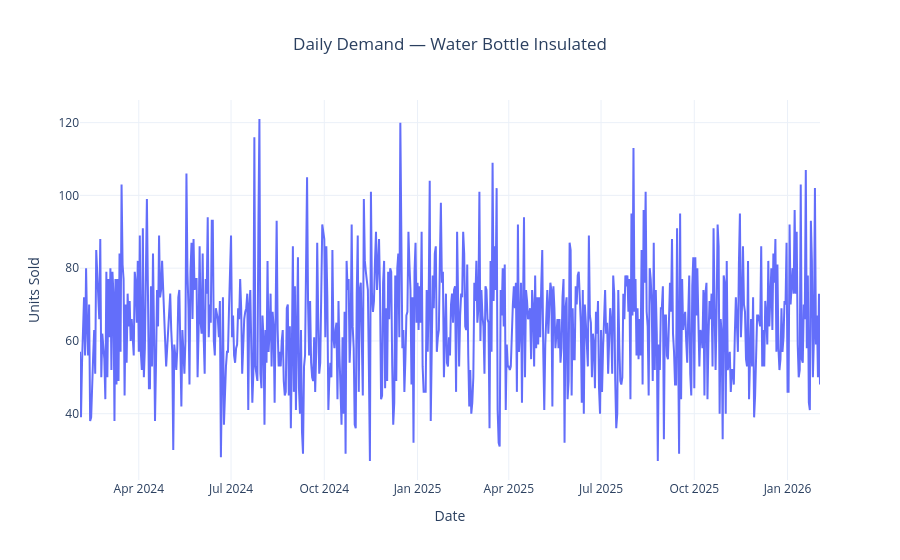

Source (notebook cell):
### Markdown cell above
## 9. Product-Level Daily Demand

Daily demand for the selected product is visualized before aggregation.

### Code cell
fig = px.line(
    product_daily,
    x="date",
    y="quantity",
    title=f"Daily Demand — {selected_product}",
    labels={"date": "Date", "quantity": "Units Sold"},
    template="plotly_white"
)

fig.update_traces(
    hovertemplate="Date: %{x}<br>Demand: %{y:,.0f} units<extra></extra>"
)

fig.update_layout(title_x=0.5)
fig.show()

### Figure 1 — Plotly figure (JSON) as saved in the notebook; plotly's stock layout.template omitted (floating-point values rounded to 4 significant figures; data arrays with more than 128 entries replaced by an {"elided": "..."} marker saying what was removed)
{"data": [{"hovertemplate": "Date: %{x}<br>Demand: %{y:,.0f} units<extra></extra>", "legendgroup": "", "line": {"color": "#636efa", "dash": "solid"}, "marker": {"symbol": "circle"}, "mode": "lines", "name": "", "orientation": "v", "showlegend": false, "type": "scatter", "x": {"elided": "731 str values"}, "xaxis": "x", "y": {"elided": "731 int values"}, "yaxis": "y"}], "layout": {"legend": {"tracegroupgap": 0}, "title": {"text": "Daily Demand — Water Bottle Insulated", "x": 0.5}, "xaxis": {"anchor": "y", "domain": [0, 1], "title": {"text": "Date"}}, "yaxis": {"anchor": "x", "domain": [0, 1], "title": {"text": "Units Sold"}}}}
